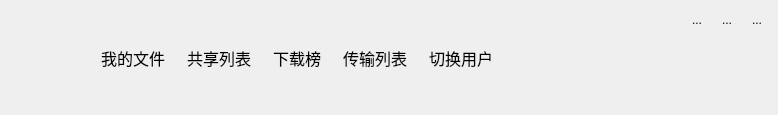
<?xml version="1.0" encoding="UTF-8"?>
<ui version="4.0">
 <class>ButtonGroup</class>
 <widget class="QWidget" name="ButtonGroup">
  <property name="geometry">
   <rect>
    <x>0</x>
    <y>0</y>
    <width>778</width>
    <height>115</height>
   </rect>
  </property>
  <property name="sizePolicy">
   <sizepolicy hsizetype="Preferred" vsizetype="Preferred">
    <horstretch>0</horstretch>
    <verstretch>0</verstretch>
   </sizepolicy>
  </property>
  <property name="maximumSize">
   <size>
    <width>16777215</width>
    <height>115</height>
   </size>
  </property>
  <property name="windowTitle">
   <string>Form</string>
  </property>
  <layout class="QHBoxLayout" name="horizontalLayout_3">
   <property name="leftMargin">
    <number>9</number>
   </property>
   <property name="topMargin">
    <number>9</number>
   </property>
   <property name="rightMargin">
    <number>9</number>
   </property>
   <property name="bottomMargin">
    <number>9</number>
   </property>
   <item>
    <widget class="QWidget" name="btns_wg" native="true">
     <layout class="QHBoxLayout" name="horizontalLayout">
      <property name="leftMargin">
       <number>0</number>
      </property>
      <property name="topMargin">
       <number>0</number>
      </property>
      <property name="rightMargin">
       <number>0</number>
      </property>
      <property name="bottomMargin">
       <number>0</number>
      </property>
      <item>
       <widget class="QToolButton" name="login_usr">
        <property name="font">
         <font>
          <family>华文琥珀</family>
          <pointsize>12</pointsize>
         </font>
        </property>
        <property name="text">
         <string/>
        </property>
        <property name="icon">
         <iconset resource="resource.qrc">
          <normaloff>:/images/title_user.png</normaloff>:/images/title_user.png</iconset>
        </property>
        <property name="iconSize">
         <size>
          <width>70</width>
          <height>70</height>
         </size>
        </property>
        <property name="toolButtonStyle">
         <enum>Qt::ToolButtonTextUnderIcon</enum>
        </property>
        <property name="autoRaise">
         <bool>true</bool>
        </property>
       </widget>
      </item>
      <item>
       <widget class="QToolButton" name="myfile">
        <property name="font">
         <font>
          <family>华文琥珀</family>
          <pointsize>12</pointsize>
         </font>
        </property>
        <property name="text">
         <string>我的文件</string>
        </property>
        <property name="icon">
         <iconset resource="resource.qrc">
          <normaloff>:/images/title_file.png</normaloff>:/images/title_file.png</iconset>
        </property>
        <property name="iconSize">
         <size>
          <width>50</width>
          <height>50</height>
         </size>
        </property>
        <property name="toolButtonStyle">
         <enum>Qt::ToolButtonTextUnderIcon</enum>
        </property>
        <property name="autoRaise">
         <bool>true</bool>
        </property>
       </widget>
      </item>
      <item>
       <widget class="QToolButton" name="sharelist">
        <property name="font">
         <font>
          <family>华文琥珀</family>
          <pointsize>12</pointsize>
         </font>
        </property>
        <property name="text">
         <string>共享列表</string>
        </property>
        <property name="icon">
         <iconset resource="resource.qrc">
          <normaloff>:/images/title_share.png</normaloff>:/images/title_share.png</iconset>
        </property>
        <property name="iconSize">
         <size>
          <width>50</width>
          <height>50</height>
         </size>
        </property>
        <property name="toolButtonStyle">
         <enum>Qt::ToolButtonTextUnderIcon</enum>
        </property>
        <property name="autoRaise">
         <bool>true</bool>
        </property>
       </widget>
      </item>
      <item>
       <widget class="QToolButton" name="download">
        <property name="font">
         <font>
          <family>华文琥珀</family>
          <pointsize>12</pointsize>
         </font>
        </property>
        <property name="text">
         <string>下载榜</string>
        </property>
        <property name="icon">
         <iconset resource="resource.qrc">
          <normaloff>:/images/title_hot.png</normaloff>:/images/title_hot.png</iconset>
        </property>
        <property name="iconSize">
         <size>
          <width>50</width>
          <height>50</height>
         </size>
        </property>
        <property name="toolButtonStyle">
         <enum>Qt::ToolButtonTextUnderIcon</enum>
        </property>
        <property name="autoRaise">
         <bool>true</bool>
        </property>
       </widget>
      </item>
      <item>
       <widget class="QToolButton" name="transform">
        <property name="font">
         <font>
          <family>华文琥珀</family>
          <pointsize>12</pointsize>
         </font>
        </property>
        <property name="text">
         <string>传输列表</string>
        </property>
        <property name="icon">
         <iconset resource="resource.qrc">
          <normaloff>:/images/title_data.png</normaloff>:/images/title_data.png</iconset>
        </property>
        <property name="iconSize">
         <size>
          <width>50</width>
          <height>50</height>
         </size>
        </property>
        <property name="toolButtonStyle">
         <enum>Qt::ToolButtonTextUnderIcon</enum>
        </property>
        <property name="autoRaise">
         <bool>true</bool>
        </property>
       </widget>
      </item>
      <item>
       <widget class="QToolButton" name="switchuser">
        <property name="font">
         <font>
          <family>华文琥珀</family>
          <pointsize>12</pointsize>
         </font>
        </property>
        <property name="text">
         <string>切换用户</string>
        </property>
        <property name="icon">
         <iconset resource="resource.qrc">
          <normaloff>:/images/title_change.png</normaloff>:/images/title_change.png</iconset>
        </property>
        <property name="iconSize">
         <size>
          <width>50</width>
          <height>50</height>
         </size>
        </property>
        <property name="toolButtonStyle">
         <enum>Qt::ToolButtonTextUnderIcon</enum>
        </property>
        <property name="autoRaise">
         <bool>true</bool>
        </property>
       </widget>
      </item>
     </layout>
    </widget>
   </item>
   <item>
    <spacer name="horizontalSpacer_2">
     <property name="orientation">
      <enum>Qt::Horizontal</enum>
     </property>
     <property name="sizeHint" stdset="0">
      <size>
       <width>40</width>
       <height>20</height>
      </size>
     </property>
    </spacer>
   </item>
   <item>
    <widget class="QWidget" name="widget_2" native="true">
     <layout class="QVBoxLayout" name="verticalLayout">
      <property name="spacing">
       <number>0</number>
      </property>
      <property name="leftMargin">
       <number>0</number>
      </property>
      <property name="topMargin">
       <number>0</number>
      </property>
      <property name="rightMargin">
       <number>0</number>
      </property>
      <property name="bottomMargin">
       <number>0</number>
      </property>
      <item>
       <widget class="QWidget" name="widget_3" native="true">
        <layout class="QHBoxLayout" name="horizontalLayout_2">
         <property name="leftMargin">
          <number>0</number>
         </property>
         <property name="topMargin">
          <number>0</number>
         </property>
         <property name="rightMargin">
          <number>0</number>
         </property>
         <property name="bottomMargin">
          <number>0</number>
         </property>
         <item>
          <spacer name="horizontalSpacer">
           <property name="orientation">
            <enum>Qt::Horizontal</enum>
           </property>
           <property name="sizeHint" stdset="0">
            <size>
             <width>40</width>
             <height>20</height>
            </size>
           </property>
          </spacer>
         </item>
         <item>
          <widget class="QToolButton" name="min">
           <property name="text">
            <string>...</string>
           </property>
           <property name="icon">
            <iconset resource="resource.qrc">
             <normaloff>:/images/title_min.png</normaloff>:/images/title_min.png</iconset>
           </property>
           <property name="iconSize">
            <size>
             <width>30</width>
             <height>30</height>
            </size>
           </property>
           <property name="autoRaise">
            <bool>true</bool>
           </property>
          </widget>
         </item>
         <item>
          <widget class="QToolButton" name="max">
           <property name="text">
            <string>...</string>
           </property>
           <property name="icon">
            <iconset resource="resource.qrc">
             <normaloff>:/images/title_max.png</normaloff>:/images/title_max.png</iconset>
           </property>
           <property name="iconSize">
            <size>
             <width>30</width>
             <height>30</height>
            </size>
           </property>
           <property name="autoRaise">
            <bool>true</bool>
           </property>
          </widget>
         </item>
         <item>
          <widget class="QToolButton" name="close">
           <property name="text">
            <string>...</string>
           </property>
           <property name="icon">
            <iconset resource="resource.qrc">
             <normaloff>:/images/title_close.png</normaloff>:/images/title_close.png</iconset>
           </property>
           <property name="iconSize">
            <size>
             <width>30</width>
             <height>30</height>
            </size>
           </property>
           <property name="autoRaise">
            <bool>true</bool>
           </property>
          </widget>
         </item>
        </layout>
       </widget>
      </item>
      <item>
       <spacer name="verticalSpacer">
        <property name="orientation">
         <enum>Qt::Vertical</enum>
        </property>
        <property name="sizeHint" stdset="0">
         <size>
          <width>20</width>
          <height>75</height>
         </size>
        </property>
       </spacer>
      </item>
     </layout>
    </widget>
   </item>
  </layout>
 </widget>
 <resources>
  <include location="resource.qrc"/>
 </resources>
 <connections/>
</ui>
